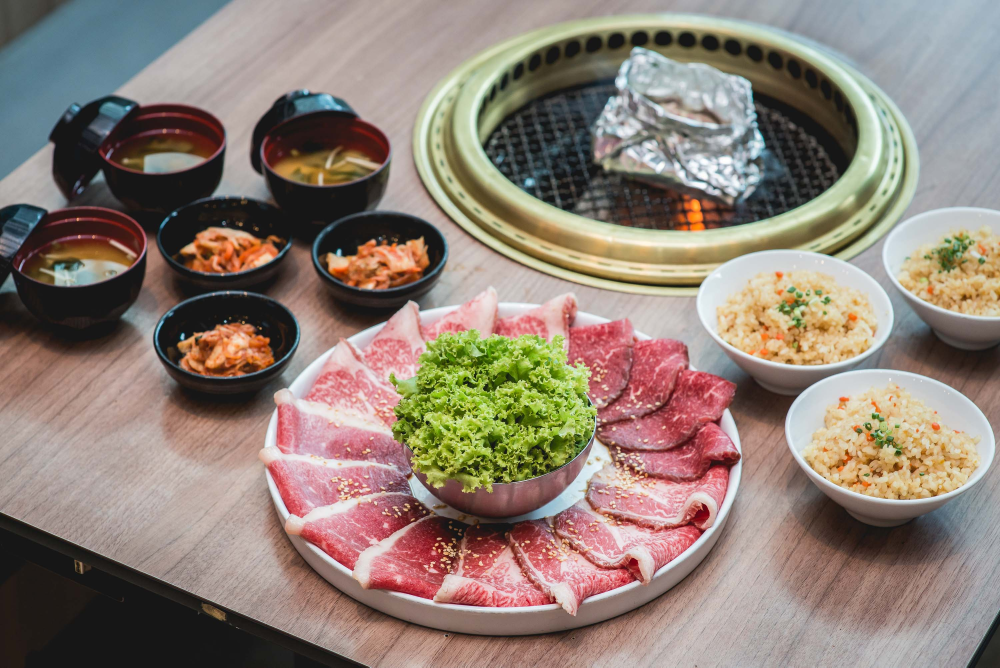
#> input picture im/aka.jpg, 3000 x 2002 px (shown at 1/3 size)
$ python 4_histogram-equlization.py
#> lines starting #> are read from the running program, lines starting #| are printed output that depends on the picture

from hashlib import new
import numpy as np
import cv2 as cv
import matplotlib.pyplot as plt

def hist_equalize(input):
    cdf_hist = cummu_hist(input)
    height, width = input.shape[:2]
    new_pixel = np.zeros((height,width))
    input = cv.cvtColor(input, cv.COLOR_BGR2GRAY)
    for i in range(height):
        for j in range(width):
            value = cdf_hist[input[i][j]]*255
            new_pixel[i][j] = value
    new_pixel = new_pixel.astype(np.uint8)
    new_pixel = cv.cvtColor(new_pixel, cv.COLOR_BGR2RGB)
    return new_pixel, cdf_hist

def cummu_hist(input):
    input = cv.cvtColor(input, cv.COLOR_BGR2GRAY)
    hist = histo(input)
    height, width = input.shape[:2]
    pdf_hist = hist/(height*width)
    cdf_hist = np.cumsum(pdf_hist)

    return cdf_hist

def histo(image):
    hist = np.zeros(256)
    for i in image.ravel():
        hist[i] +=1

    return hist

x_axis = range(0,256)

#img = cv.imread("./im/low_contrast-man.png")

img = cv.imread("./im/aka.jpg")
#> img is the input picture: shape (2002, 3000, 3); mean B, G, R 117.1, 127.8, 142.6
gray = cv.cvtColor(img, cv.COLOR_BGR2GRAY)
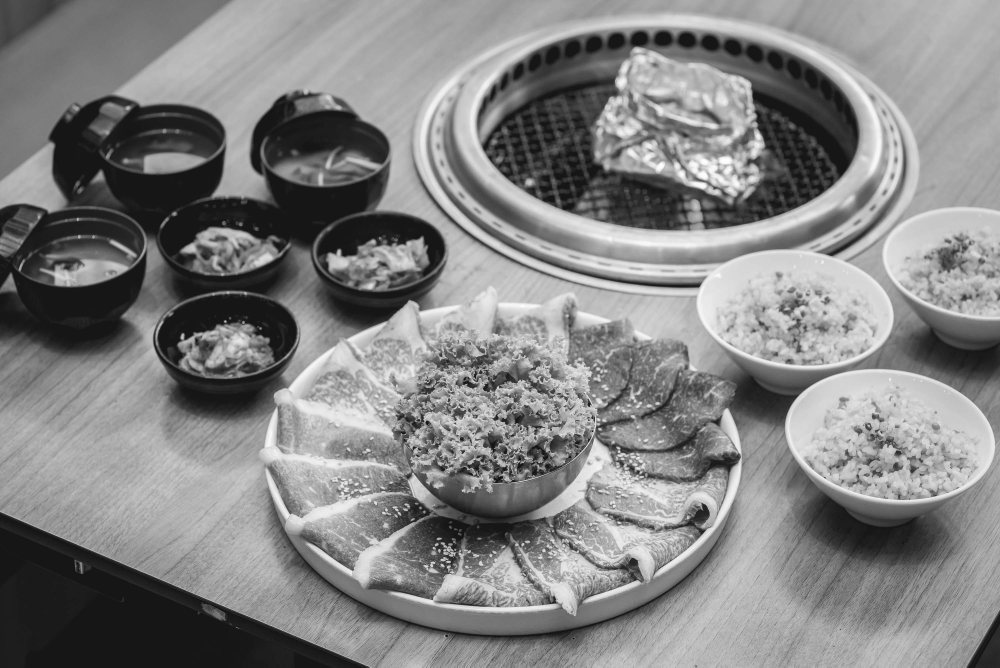
#> gray: shape (2002, 3000) (shown at 1/3 size); min 1, max 255, mean 131
gray = cv.cvtColor(gray, cv.COLOR_BGR2RGB)
#> gray: shape (2002, 3000, 3)
cdf_hist = cummu_hist(img)
#> the loop in histo, `for i in image.ravel():` made 6006000 passes
#> i on passes 1 to 3: 71, 71, 71
#> after the loop in histo, `for i in image.ravel():`: hist = 256 values, max 353009 at index 22, min 0 at index 0, mean 23460.9
#> in cummu_hist, `pdf_hist = hist/(height*width)`: pdf_hist = 256 values, max 0.0588 at index 22, min 0 at index 0, mean 0.00391
#> in cummu_hist, `cdf_hist = np.cumsum(pdf_hist)`: cdf_hist = 256 values from 0 to 1
#> cdf_hist = 256 values from 0 to 1
result,  cdf = hist_equalize(img)
#> the loop in histo (call 2), `for i in image.ravel():` made 6006000 passes
#> after the loop in hist_equalize, `for i in range(height):`:
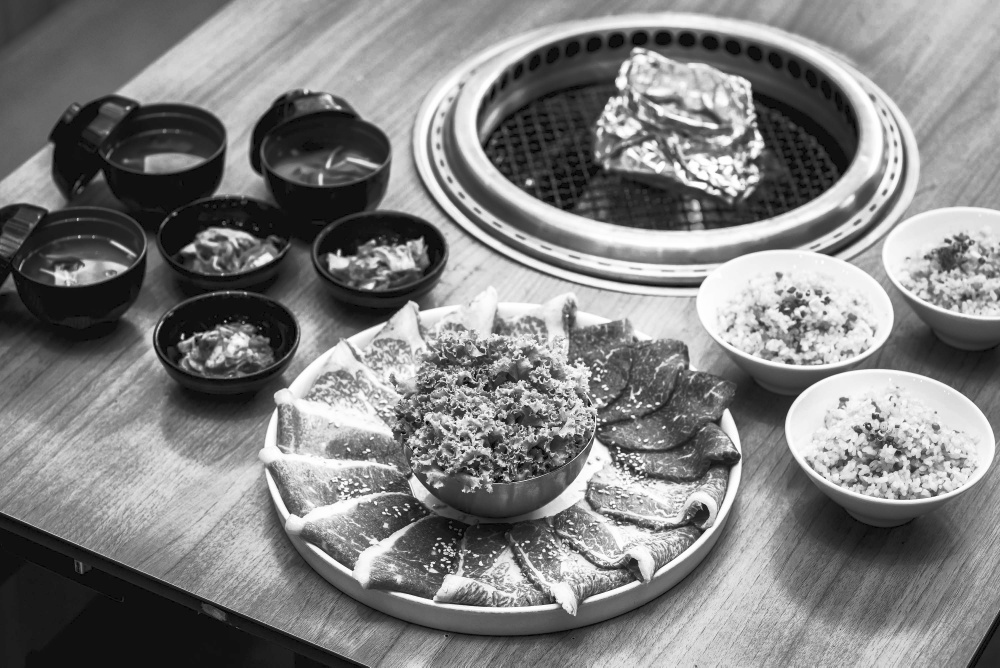
#> new_pixel: shape (2002, 3000) float64 (shown at 1/3 size); min 8.49e-05, max 255, mean 128.6
#> cdf = 256 values from 0 to 1
new_cdf = cummu_hist(result)
#> new_cdf = 256 values from 0.00226 to 1


plt.subplot(221)
plt.imshow(gray)
plt.title("Input image")
plt.subplot(222)
plt.plot(x_axis, cdf_hist)
plt.title("Input image histogram")
plt.subplot(223)
plt.imshow(result)
plt.title("Output image")
plt.subplot(224)
plt.plot(x_axis, new_cdf)
plt.title("Output image histogram")
plt.show()
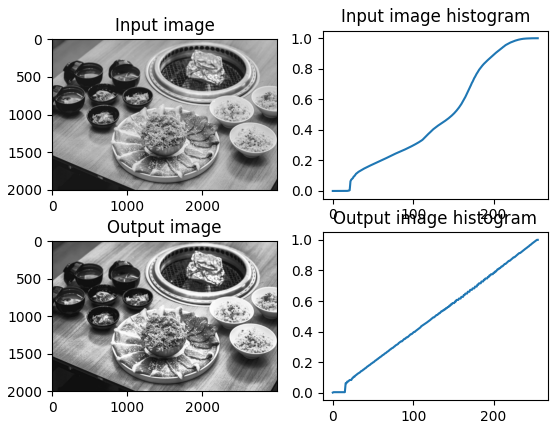
#> figure drawn by matplotlib, 4 panels; panel 2: curve peaks at x = 255, y = 1; panel 4: curve peaks at x = 254, y = 1
#result = hist_equalize(img)
